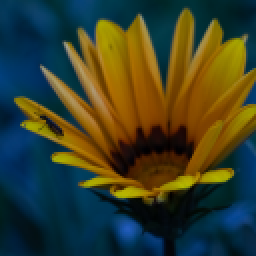
#> input picture RB5_SR_lab/inputs/flower.png, 128 x 128 px (shown 2 times larger); the run also reads 1 picture not shown here
$ python eval_baseline.py   (older library calls are emulated)
#> lines starting #> are read from the running program, lines starting #| are printed output that depends on the picture
"""P0 evaluation baseline for the RB5 Gen2 super-resolution project.

This script intentionally stays small and dependency-light. It reuses existing
host-side and RB5-captured artifacts, then writes a single CSV table with the
metrics that are safe to automate now:

- reference metrics when a real reference exists (for example TFLite vs PyTorch)
- no-reference proxy metrics for camera samples (sharpness, color difference)
- explicit notes that camera samples still require visual pass/fail review

The goal is not to declare final image quality from one number. The goal is to
standardize inputs, comparisons, fields, and boundaries before D8 quantization.
"""

from __future__ import annotations

import argparse
import csv
from dataclasses import dataclass
from pathlib import Path
from typing import Optional

import cv2
import numpy as np


@dataclass(frozen=True)
class EvalCase:
    case_id: str
    scenario: str
    input_path: Optional[Path]
    bicubic_path: Optional[Path]
    candidate_path: Path
    candidate_role: str
    reference_path: Optional[Path]
    reference_role: str
    notes: str


def read_image(path: Optional[Path]) -> Optional[np.ndarray]:
    if path is None:
        return None
    image = cv2.imread(str(path), cv2.IMREAD_COLOR)
#> image is the input picture: shape (128, 128, 3); mean B, G, R 41.4, 63.6, 57.3
    if image is None:
        raise FileNotFoundError(path)
    return image


def rel(root: Path, path: Optional[Path]) -> str:
    if path is None:
        return ""
    try:
        return str(path.relative_to(root)).replace("\\", "/")
    except ValueError:
        return str(path)


def image_size(image: Optional[np.ndarray]) -> str:
    if image is None:
        return ""
    height, width = image.shape[:2]
    return f"{width}x{height}"


def psnr(reference: np.ndarray, candidate: np.ndarray) -> float:
    if reference.shape != candidate.shape:
        raise ValueError(f"shape mismatch: {reference.shape} vs {candidate.shape}")
    mse = np.mean((reference.astype(np.float64) - candidate.astype(np.float64)) ** 2)
    if mse == 0:
        return 99.0
    return float(10.0 * np.log10((255.0 * 255.0) / mse))


def ssim(reference: np.ndarray, candidate: np.ndarray) -> float:
    """Compute a compact global SSIM over grayscale images.

    This is sufficient for consistency checks. It is not a perceptual SR score.
    """
    if reference.shape != candidate.shape:
        raise ValueError(f"shape mismatch: {reference.shape} vs {candidate.shape}")
    ref = cv2.cvtColor(reference, cv2.COLOR_BGR2GRAY).astype(np.float64)
    cand = cv2.cvtColor(candidate, cv2.COLOR_BGR2GRAY).astype(np.float64)
    c1 = (0.01 * 255) ** 2
    c2 = (0.03 * 255) ** 2
    mu_ref = cv2.GaussianBlur(ref, (11, 11), 1.5)
    mu_cand = cv2.GaussianBlur(cand, (11, 11), 1.5)
    sigma_ref = cv2.GaussianBlur(ref * ref, (11, 11), 1.5) - mu_ref * mu_ref
    sigma_cand = cv2.GaussianBlur(cand * cand, (11, 11), 1.5) - mu_cand * mu_cand
    sigma_ref_cand = cv2.GaussianBlur(ref * cand, (11, 11), 1.5) - mu_ref * mu_cand
    numerator = (2 * mu_ref * mu_cand + c1) * (2 * sigma_ref_cand + c2)
    denominator = (mu_ref * mu_ref + mu_cand * mu_cand + c1) * (sigma_ref + sigma_cand + c2)
    return float(np.mean(numerator / np.maximum(denominator, 1e-12)))


def laplacian_variance(image: Optional[np.ndarray]) -> Optional[float]:
    if image is None:
        return None
    gray = cv2.cvtColor(image, cv2.COLOR_BGR2GRAY)
    return float(cv2.Laplacian(gray, cv2.CV_64F).var())


def mean_abs_diff(a: np.ndarray, b: np.ndarray) -> float:
    if a.shape != b.shape:
        b = cv2.resize(b, (a.shape[1], a.shape[0]), interpolation=cv2.INTER_CUBIC)
    return float(np.mean(np.abs(a.astype(np.float64) - b.astype(np.float64))))


def resize_keep_aspect(image: np.ndarray, width: int = 360) -> np.ndarray:
    height = max(1, int(image.shape[0] * width / image.shape[1]))
    return cv2.resize(image, (width, height), interpolation=cv2.INTER_AREA)


def panel(image: Optional[np.ndarray], title: str, width: int = 360) -> np.ndarray:
    if image is None:
        body = np.full((width, width, 3), 245, dtype=np.uint8)
        cv2.putText(body, "N/A", (width // 2 - 35, width // 2), cv2.FONT_HERSHEY_SIMPLEX, 1.0, (80, 80, 80), 2)
    else:
        body = resize_keep_aspect(image, width=width)
    header = np.full((44, body.shape[1], 3), 25, dtype=np.uint8)
    cv2.putText(header, title[:34], (10, 29), cv2.FONT_HERSHEY_SIMPLEX, 0.62, (255, 255, 255), 1, cv2.LINE_AA)
    return np.vstack([header, body])


def stack_panels(panels: list[np.ndarray]) -> np.ndarray:
    max_height = max(p.shape[0] for p in panels)
    padded = []
    for p in panels:
        if p.shape[0] < max_height:
            pad = np.full((max_height - p.shape[0], p.shape[1], 3), 245, dtype=np.uint8)
            p = np.vstack([p, pad])
        padded.append(p)
    return np.hstack(padded)


def write_contact_sheet(
    output_dir: Path,
    case: EvalCase,
    input_image: Optional[np.ndarray],
    bicubic: Optional[np.ndarray],
    candidate: np.ndarray,
    reference: Optional[np.ndarray],
) -> Path:
    output_dir.mkdir(parents=True, exist_ok=True)
    panels = [
        panel(input_image, "input"),
        panel(bicubic, "bicubic"),
        panel(candidate, case.candidate_role),
    ]
    if reference is not None:
        panels.append(panel(reference, case.reference_role))
    sheet = stack_panels(panels)
    out_path = output_dir / f"{case.case_id}_comparison.png"
    cv2.imwrite(str(out_path), sheet)
    return out_path


def fmt(value: Optional[float], digits: int = 4) -> str:
    if value is None:
        return ""
    return f"{value:.{digits}f}"


def existing_case(case: EvalCase) -> bool:
    paths = [case.input_path, case.bicubic_path, case.candidate_path, case.reference_path]
    return all(path is None or path.exists() for path in paths)


def build_cases(root: Path) -> list[EvalCase]:
    sr_lab = root / "RB5_SR_lab"
    assets = root / "project_assets"
    return [
        EvalCase(
            case_id="host_flower_tflite_vs_pytorch",
            scenario="host_static_consistency",
            input_path=sr_lab / "inputs" / "flower.png",
            bicubic_path=sr_lab / "results" / "flower_bicubic_x4.png",
            candidate_path=sr_lab / "results" / "flower_tflite_x4.png",
            candidate_role="float_tflite",
            reference_path=sr_lab / "results" / "flower_x4.png",
            reference_role="pytorch_float_reference",
            notes="Use PSNR/SSIM only as conversion consistency checks, not subjective quality.",
        ),
        EvalCase(
            case_id="host_photo_tflite_vs_pytorch",
            scenario="host_static_consistency",
            input_path=sr_lab / "inputs" / "photo.png",
            bicubic_path=sr_lab / "results" / "photo_bicubic_x4.png",
            candidate_path=sr_lab / "results" / "photo_tflite_x4.png",
            candidate_role="float_tflite",
            reference_path=sr_lab / "results" / "photo_x4.png",
            reference_role="pytorch_float_reference",
            notes="Use PSNR/SSIM only as conversion consistency checks, not subjective quality.",
        ),
        EvalCase(
            case_id="d7_cpu_camera_roi",
            scenario="rb5_camera_128_roi_no_reference",
            input_path=assets / "D7_backend_compare" / "D7_20251110_054147_CPU_roi_128.png",
            bicubic_path=assets / "D7_backend_compare" / "D7_20251110_054147_CPU_baseline_resize_512.png",
            candidate_path=assets / "D7_backend_compare" / "D7_20251110_054147_CPU_sr_512.png",
            candidate_role="android_tflite_cpu_float",
            reference_path=None,
            reference_role="none",
            notes="No ground truth. Requires visual review for artifacts/readability; metrics are proxies only.",
        ),
        EvalCase(
            case_id="d7_gpu_camera_roi",
            scenario="rb5_camera_128_roi_no_reference",
            input_path=assets / "D7_backend_compare" / "D7_20251110_055113_GPU_roi_128.png",
            bicubic_path=assets / "D7_backend_compare" / "D7_20251110_055113_GPU_baseline_resize_512.png",
            candidate_path=assets / "D7_backend_compare" / "D7_20251110_055113_GPU_sr_512.png",
            candidate_role="android_tflite_gpu_float",
            reference_path=None,
            reference_role="none",
            notes="No ground truth. Requires visual review for artifacts/readability; metrics are proxies only.",
        ),
        EvalCase(
            case_id="d75_highres_256_still",
            scenario="rb5_camera_256_still_no_reference",
            input_path=assets / "D75_256_highres" / "RB5_camerax_up" / "D75_256_20251110_093929_input_256.png",
            bicubic_path=assets / "D75_256_highres" / "RB5_camerax_up" / "D75_256_20251110_093929_baseline_resize_1024.png",
            candidate_path=assets / "D75_256_highres" / "RB5_camerax_up" / "D75_256_20251110_093929_sr_1024.png",
            candidate_role="android_tflite_cpu_256_float",
            reference_path=None,
            reference_role="none",
            notes="Still-quality evidence only; not a real-time target. Requires visual artifact review.",
        ),
        EvalCase(
            case_id="offline_text_edge_cpu",
            scenario="rb5_offline_text_edge_128_no_reference",
            input_path=assets / "offline_eval" / "OFFLINE_TEXT_EDGE_20251110_055715_CPU_input_128.png",
            bicubic_path=assets / "offline_eval" / "OFFLINE_TEXT_EDGE_20251110_055715_CPU_baseline_resize_512.png",
            candidate_path=assets / "offline_eval" / "OFFLINE_TEXT_EDGE_20251110_055715_CPU_sr_512.png",
            candidate_role="android_tflite_cpu_float_offline",
            reference_path=None,
            reference_role="none",
            notes="Offline public-domain text/edge asset. Main gate: SR must improve edge clarity without making letters less readable or deforming geometry.",
        ),
        EvalCase(
            case_id="offline_lowlight_noise_cpu",
            scenario="rb5_offline_lowlight_noise_128_no_reference",
            input_path=assets / "offline_eval" / "OFFLINE_LOWLIGHT_NOISE_20251110_055715_CPU_input_128.png",
            bicubic_path=assets / "offline_eval" / "OFFLINE_LOWLIGHT_NOISE_20251110_055715_CPU_baseline_resize_512.png",
            candidate_path=assets / "offline_eval" / "OFFLINE_LOWLIGHT_NOISE_20251110_055715_CPU_sr_512.png",
            candidate_role="android_tflite_cpu_float_offline",
            reference_path=None,
            reference_role="none",
            notes="Offline public-domain low-light/noise asset. Main gate: SR must not amplify noise, invent fake texture, or introduce visible color shift.",
        ),
    ]


def evaluate_case(root: Path, case: EvalCase, contact_dir: Path) -> dict[str, str]:
    input_image = read_image(case.input_path)
    bicubic = read_image(case.bicubic_path)
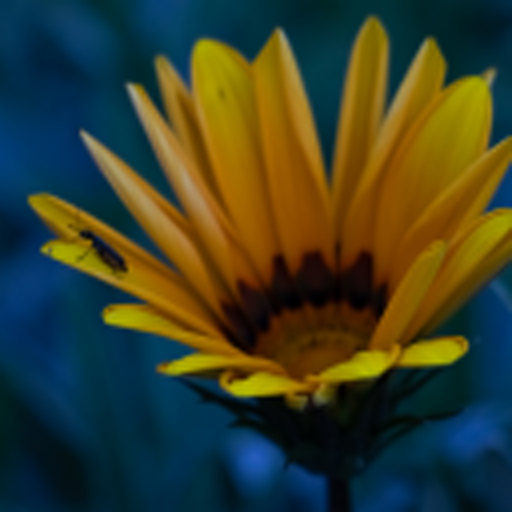
#> input picture RB5_SR_lab/results/flower_bicubic_x4.png, 512 x 512 px
#> in read_image, image is the input picture: shape (512, 512, 3); mean B, G, R 41.4, 63.6, 57.3
    candidate = read_image(case.candidate_path)
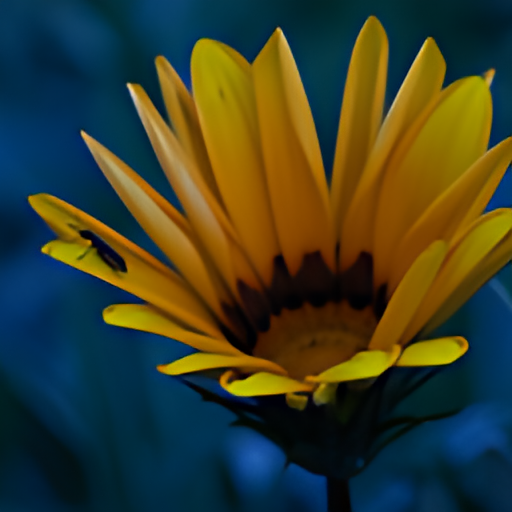
#> input picture RB5_SR_lab/results/flower_tflite_x4.png, 512 x 512 px
#> in read_image, image is the input picture: shape (512, 512, 3); mean B, G, R 41.4, 62.7, 57.3
    reference = read_image(case.reference_path)
#> (the rest of the program and of its run is left out)
